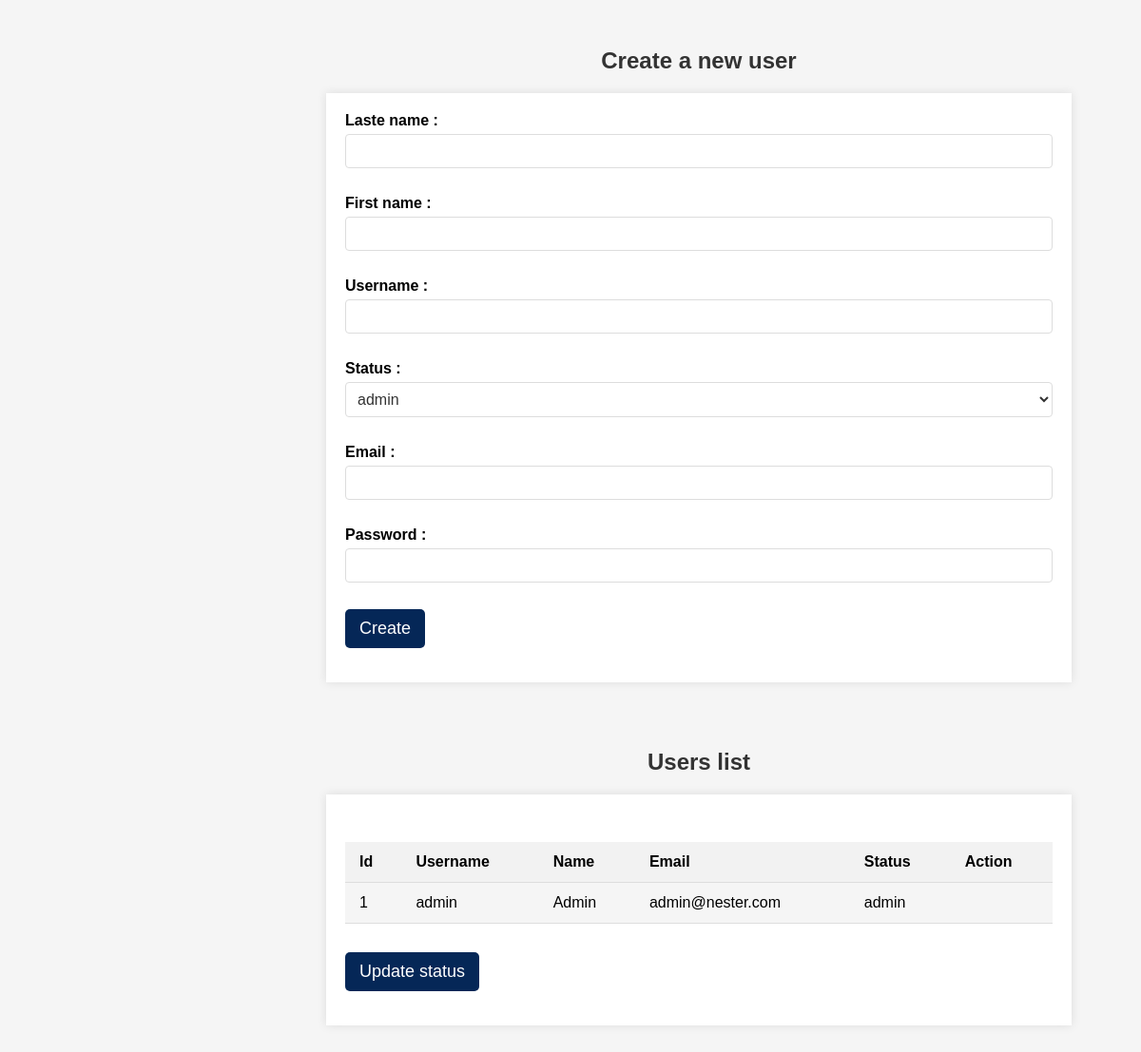
Before: /user.php (signed in) with the older database file.
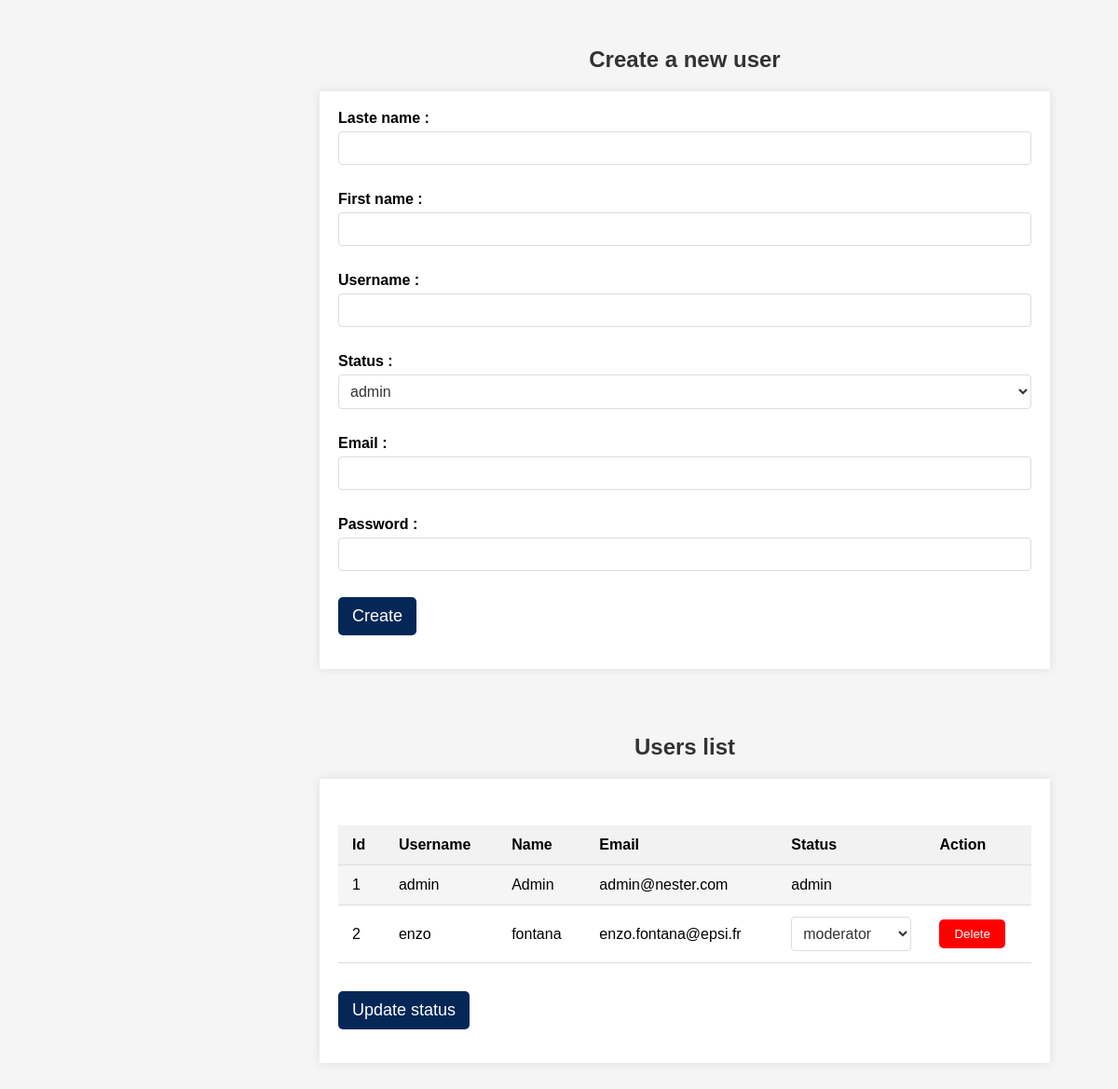
After: the same page with the newer database file.
### tables this page shows
CREATE TABLE user (
    id INTEGER PRIMARY KEY AUTOINCREMENT,
    username TEXT NOT NULL UNIQUE,
    password TEXT NOT NULL,
    email TEXT NOT NULL UNIQUE,
    nom TEXT NOT NULL, 
    prenom TEXT NOT NULL, 
    status TEXT NOT NULL
);

### user.php (the view, shortened to what this page needs)
<h1>Create a new user</h1>
<div class="container">
<div class="create-user-form">
        <form method="POST" action="home.php?page=user">
            <label for="nom">Laste name :</label>
            <input type="text" name="nom" id="nom" required><br><br>
            <label for="prenom">First name :</label>
            <input type="text" name="prenom" id="prenom" required><br><br>
            <label for="nom_utilisateur">Username :</label>
            <input type="text" name="nom_utilisateur" id="nom_utilisateur" required><br><br>
            <label for="type_utilisateur">Status :</label>
            <select name="type_utilisateur" id="type_utilisateur">
                <option value="admin">admin</option>
            </select><br><br>
            <label for="email">Email :</label>
            <input type="email" name="email" id="email" required><br><br>
            <label for="mot_de_passe">Password :</label>
            <input type="password" name="mot_de_passe" id="mot_de_passe" required><br><br>
            <input id="btn" type="submit" value="Create">
        </form>
    </div>
</div>
<h1>Users list</h1>
<div class="container">
<form method="post" action="update_status.php">
    <table>
        <tr>
            <th>Id</th>
            <th>Username</th>
            <th>Name</th>
            <th>Email</th>
            <th>Status</th>
            <th>Action</th>
        </tr>
        <?php
        $dbFile = './database/nester.db';
        $database = new SQLite3($dbFile);
        $sql = 'SELECT id, username, nom, email, status FROM user';
        $result = $database->query($sql);
        while ($row = $result->fetchArray(SQLITE3_ASSOC)) {
            echo '<tr>';
            echo '<td>' . $row['id'] . '</td>';
            echo '<td>' . $row['username'] . '</td>';
            echo '<td>' . $row['nom'] . '</td>';
            echo '<td>' . $row['email'] . '</td>';
            echo '<td>';
            if ($row['id'] != 1) {
                echo '<select name="new_status[' . $row['id'] . ']">';
                echo '<option value="moderator" ' . ($row['status'] == 'moderator' ? 'selected' : '') . '>moderator</option>';
                echo '</select>';
            } else {
                echo $row['status'];
            }
            echo '</td>';
            echo '<td>';
            if ($row['id'] != 1) {
                echo '<form method="post" action="home.php?page=user">';
                echo '<input type="submit" id="deleteButton" value="Delete">';
                echo '</form>';
            }
            echo '</td>';
            echo '</tr>';
        }
        ?>
    </table>
    <button id="btn" type="submit" style="margin-top: 30px;">Update status</button>
</form>
</div>

Changed rows visible on the page:
added user: id "2", username "enzo", nom "fontana", email "enzo.fontana@epsi.fr", status+id "moderator"
